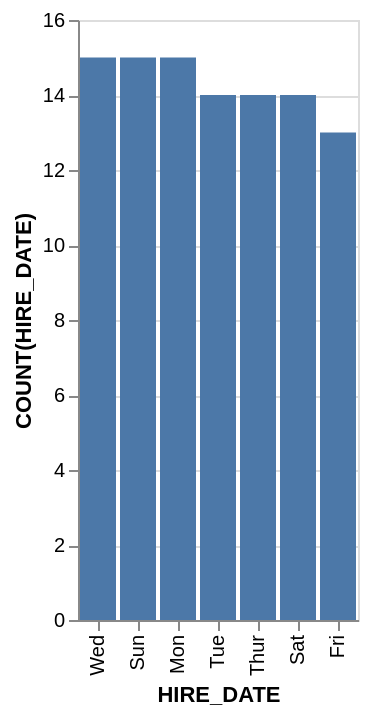

Vega-Lite specification stored for this chart:
### Vega-Lite specification from a JSON file in a GitHub repository (floating-point values rounded to 4 significant figures)
{"data": {"values": [{"x_data": "Wed", "y_data": 15}, {"x_data": "Sun", "y_data": 15}, {"x_data": "Mon", "y_data": 15}, {"x_data": "Tue", "y_data": 14}, {"x_data": "Thur", "y_data": 14}, {"x_data": "Sat", "y_data": 14}, {"x_data": "Fri", "y_data": 13}]}, "mark": "bar", "encoding": {"x": {"field": "x_data", "type": "nominal", "title": "HIRE_DATE", "sort": {"op": "sum", "field": "y_data", "order": "descending"}}, "y": {"field": "y_data", "type": "quantitative", "title": "COUNT(HIRE_DATE)"}}}
